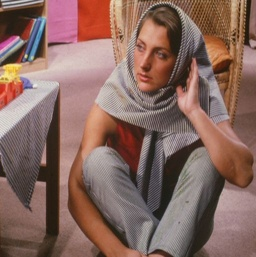
%> input picture Assighment 1/exercise2/barbara.jpg, 256 x 257 px, shrunk from 512 x 514 before the run
$ octave exercise2.m   (GNU Octave 9; MATLAB toolbox functions it lacks are replaced by stand-ins)
%> lines starting %> are read from the running program, lines starting %| are printed output that depends on the picture; in (x1, y1, x2, y2) boxes, pixels count from 0 and x2, y2 are one past the last pixel; in counts of white or black regions, pixels touching at a corner belong together; the program's own positions count from 1
img = imread('barbara.jpg');
%> img is the input picture: size 257x256x3 uint8; mean R, G, B 134.7, 103.7, 95.2
grayimg= rgb2gray(img);
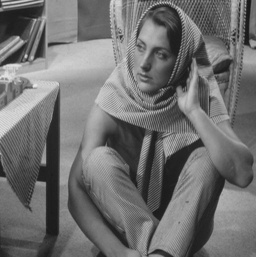
%> grayimg: size 257x256 uint8; min 22, max 234, mean 112
%imwrite(grayimg,'gray_barbara.jpg');
imhist(grayimg,51);
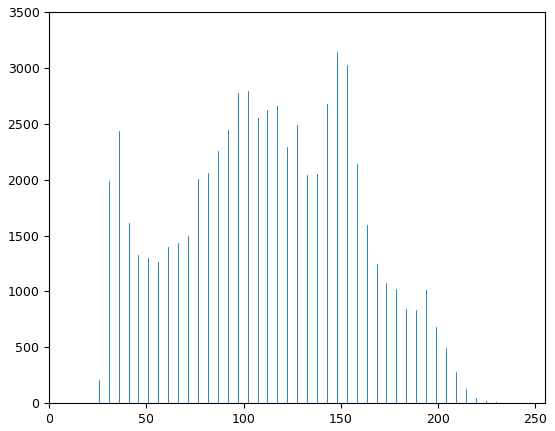
%> figure redrawn from the program's plot data; highest point at x = 147.9, y = 3144
saveas(gcf,'histogram.jpg')
pause;
gaussfilter1=fspecial('gaussian',15,2);
gaussfilter2= fspecial('gaussian',15,8);
blur1=imfilter(grayimg,gaussfilter1,'symmetric');
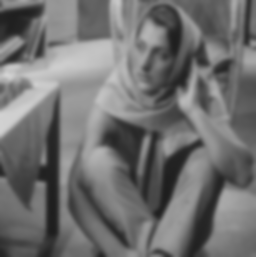
%> blur1: size 257x256 uint8; min 29, max 211, mean 112
blur2=imfilter(grayimg,gaussfilter2,'symmetric');
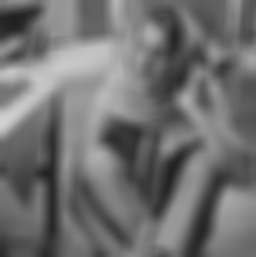
%> blur2: size 257x256 uint8; min 33, max 209, mean 112
figure
subplot 121, imshow(blur1);title('15 x 15 Gaussian filter with SD 2')
subplot 122, imshow(blur2);title('15 x 15 Gaussian filter with SD 8')
saveas(gcf,'blur.jpg')
pause;
figure
subplot 131, imhist(grayimg);title('original histogram')
subplot 132, imhist(blur1);title('SD = 2')
subplot 133, imhist(blur2);title('SD = 8')
%> after `title('SD = 8')`:
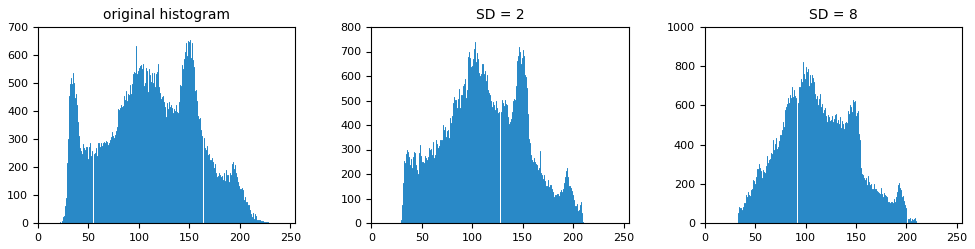
%> figure redrawn from the program's plot data, 3 panels; panel 1: highest point at x = 151, y = 652; panel 2: highest point at x = 103, y = 739; panel 3: highest point at x = 97, y = 822
saveas(gcf,'blur_histogram.jpg')
pause;
imgfin=grayimg-blur1;
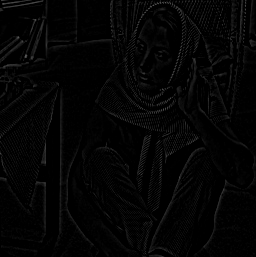
%> imgfin: size 257x256 uint8; min 0, max 90, mean 4.5
figure
imgfin=uint8(imgfin);
imshow(imgfin);
imwrite(imgfin,'finalimage.jpg')
pause;
imgmax=max(imgfin);
%> imgmax = 256 values, max 90 at index 26, min 15 at index 248, mean 45.82
th=imgmax*0.05;
%> th = 256 values, max 5 at index 26, min 1 at index 48, mean 2.29
index=find(imgfin<=th);
%> index = 42683 values from 1 to 65790
imgfin(index)=0;
%> imgfin: size 257x256 uint8; 11.62% of pixels changed, all inside (x1, y1, x2, y2) = (0, 0, 256, 257)
imshow(imgfin)
imwrite(imgfin,'5pthreshold.jpg')
